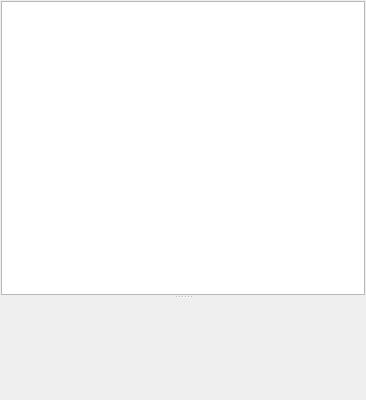
<?xml version="1.0" encoding="UTF-8"?>
<ui version="4.0">
 <class>ModelMeshesRollout</class>
 <widget class="QWidget" name="ModelMeshesRollout">
  <property name="geometry">
   <rect>
    <x>0</x>
    <y>0</y>
    <width>366</width>
    <height>400</height>
   </rect>
  </property>
  <property name="minimumSize">
   <size>
    <width>0</width>
    <height>400</height>
   </size>
  </property>
  <property name="windowTitle">
   <string>Meshes:</string>
  </property>
  <layout class="QHBoxLayout" name="horizontalLayout">
   <property name="spacing">
    <number>0</number>
   </property>
   <property name="leftMargin">
    <number>1</number>
   </property>
   <property name="topMargin">
    <number>1</number>
   </property>
   <property name="rightMargin">
    <number>1</number>
   </property>
   <property name="bottomMargin">
    <number>1</number>
   </property>
   <item>
    <widget class="QSplitter" name="splitterSidePanel">
     <property name="sizePolicy">
      <sizepolicy hsizetype="Expanding" vsizetype="Expanding">
       <horstretch>0</horstretch>
       <verstretch>0</verstretch>
      </sizepolicy>
     </property>
     <property name="orientation">
      <enum>Qt::Vertical</enum>
     </property>
     <widget class="QWidget" name="pnlTreeView" native="true">
      <property name="sizePolicy">
       <sizepolicy hsizetype="Expanding" vsizetype="Expanding">
        <horstretch>0</horstretch>
        <verstretch>0</verstretch>
       </sizepolicy>
      </property>
      <property name="minimumSize">
       <size>
        <width>0</width>
        <height>100</height>
       </size>
      </property>
      <layout class="QHBoxLayout" name="horizontalLayout_2">
       <property name="spacing">
        <number>1</number>
       </property>
       <property name="leftMargin">
        <number>0</number>
       </property>
       <property name="topMargin">
        <number>0</number>
       </property>
       <property name="rightMargin">
        <number>0</number>
       </property>
       <property name="bottomMargin">
        <number>0</number>
       </property>
       <item>
        <widget class="QTreeWidget" name="treeModelHierarchy">
         <attribute name="headerVisible">
          <bool>false</bool>
         </attribute>
         <column>
          <property name="text">
           <string notr="true">1</string>
          </property>
         </column>
        </widget>
       </item>
      </layout>
     </widget>
     <widget class="QWidget" name="pnlProperties" native="true">
      <property name="sizePolicy">
       <sizepolicy hsizetype="Expanding" vsizetype="Expanding">
        <horstretch>0</horstretch>
        <verstretch>0</verstretch>
       </sizepolicy>
      </property>
      <property name="minimumSize">
       <size>
        <width>0</width>
        <height>100</height>
       </size>
      </property>
      <layout class="QHBoxLayout" name="horizontalLayout_3">
       <property name="spacing">
        <number>1</number>
       </property>
       <property name="leftMargin">
        <number>0</number>
       </property>
       <property name="topMargin">
        <number>0</number>
       </property>
       <property name="rightMargin">
        <number>0</number>
       </property>
       <property name="bottomMargin">
        <number>0</number>
       </property>
       <item>
        <widget class="ObjectPropertyBrowser" name="modelPropertyBrowser" native="true">
         <property name="sizePolicy">
          <sizepolicy hsizetype="Expanding" vsizetype="Expanding">
           <horstretch>0</horstretch>
           <verstretch>0</verstretch>
          </sizepolicy>
         </property>
        </widget>
       </item>
      </layout>
     </widget>
    </widget>
   </item>
  </layout>
 </widget>
 <customwidgets>
  <customwidget>
   <class>ObjectPropertyBrowser</class>
   <extends>QWidget</extends>
   <header>../props/objectpropertybrowser.h</header>
  </customwidget>
 </customwidgets>
 <resources/>
 <connections/>
</ui>
